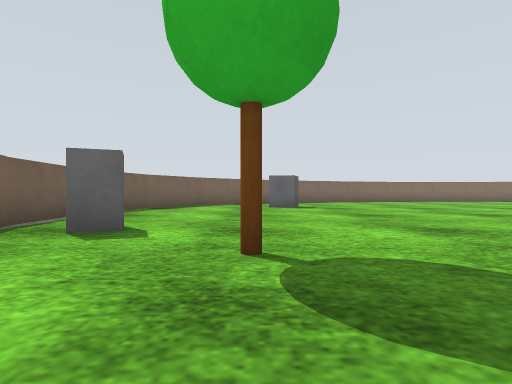
view 1 (above)

19 first-person views from a walk through a world built for the Gazebo simulator. The camera is 0.48 m above the floor, looks level and sees 80° across. The floor is counted in squares, 1 m on a side. Each view is taken from the middle of a square. On the plan, view 1 faces up. The plan holds only what a view shows up to about 9 squares ahead; the rest is blank. Gazebo's built-in surfaces are drawn with simple patterns.

view 2
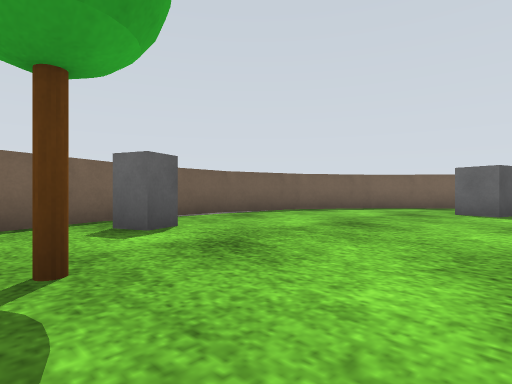

view 3
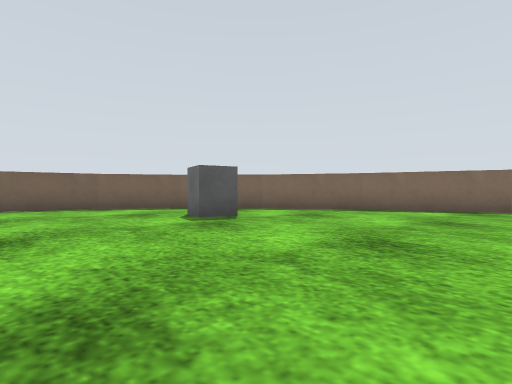

view 4
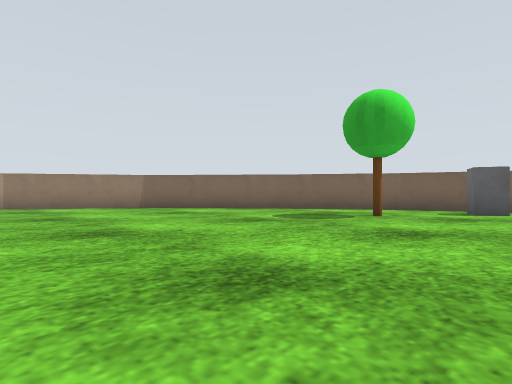

view 5
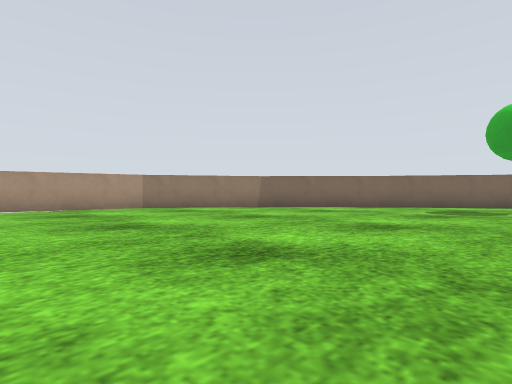

view 6
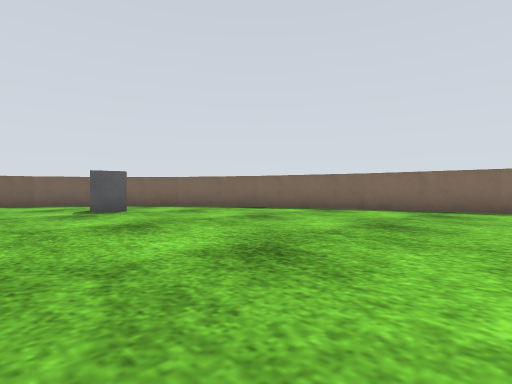

view 7
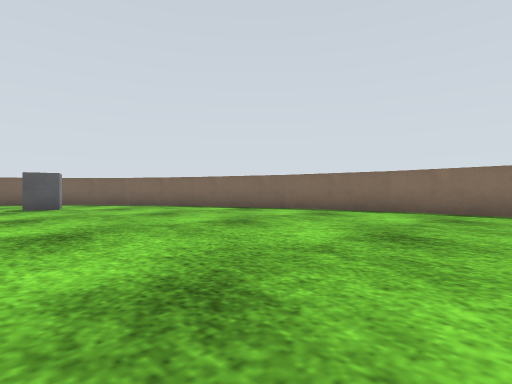

view 8
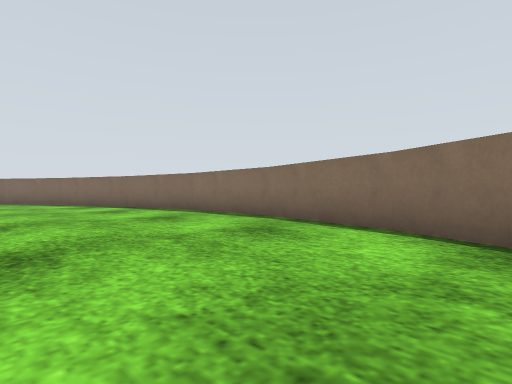

view 9
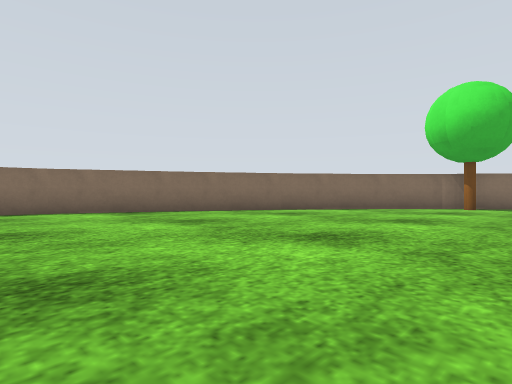

view 10
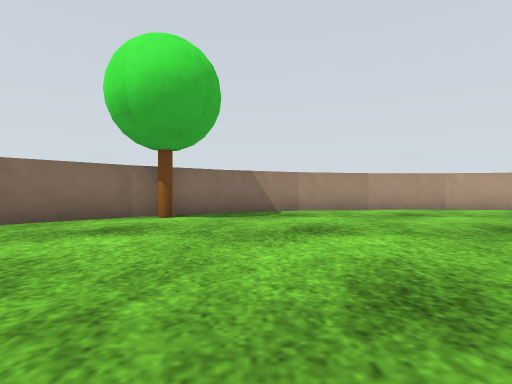

view 11
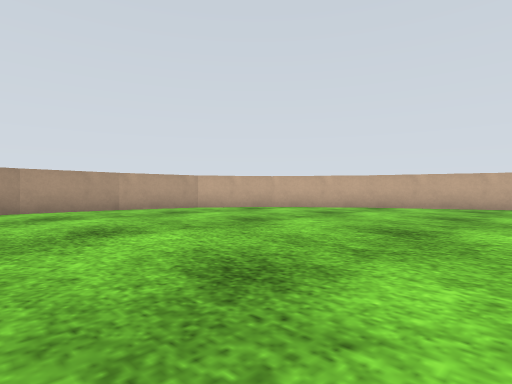

view 12
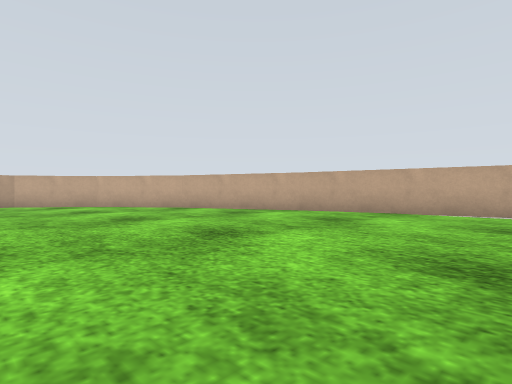

view 13
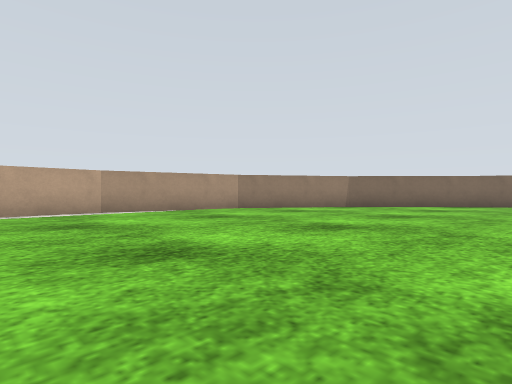

view 14
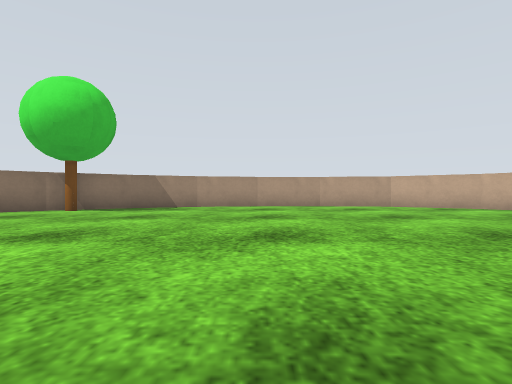

view 15
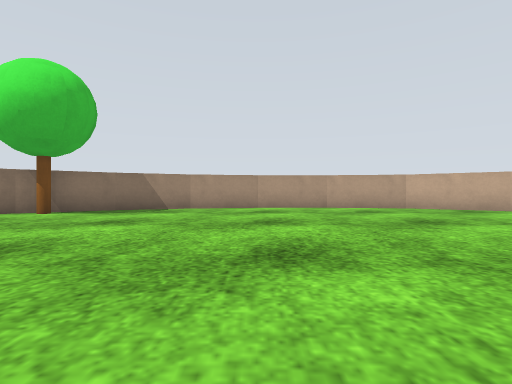

view 16
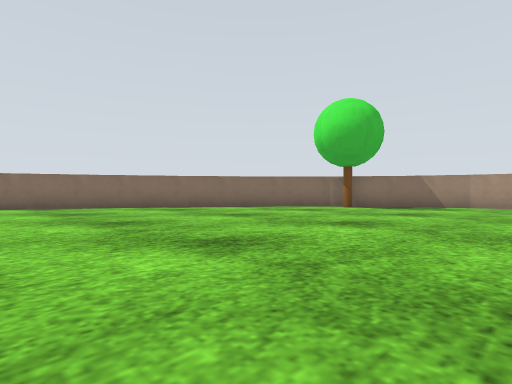

view 17
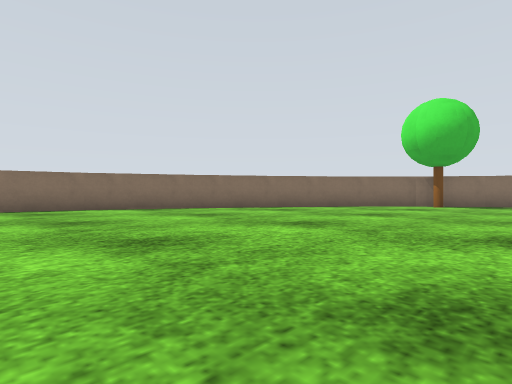

view 18
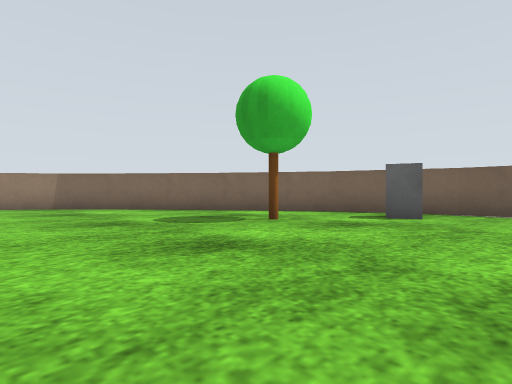

view 19
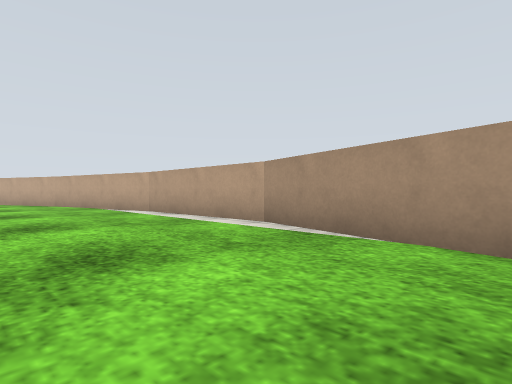

### Floor plan
Points are (right, up) in squares from view 1. A wall is a line through its corners. A room is listed if a view was taken in it or the views show most of it. See-through windows are left out.
Room 1 (views 1, 2, 3, 4, 5, 6, 7, 8, 9, 10, 11, 12, 13, 14, 15, 16, 17, 18, 19)
walls: (12.4, -6.6) (16.8, -5.4); (1.8, -3.8) (5, -5.8) (8.5, -6.7) (12.5, -6.6); (13.5, 14.9) (10.8, 15.6); (16.1, 13.7) (13.4, 15); (10.9, 15.6) (8, 15.6); (16.8, -5.5) (19.4, -4.4); (8.1, 15.6) (5.2, 15) (2.2, 13.9); (-0.8, -0.8) (1.9, -3.8); (18.4, 12.4) (16, 13.8); (20.3, 10.9) (18.3, 12.4); (2.3, 13.9) (-0.2, 12.4); (-2.7, 2) (-0.7, -0.9); (21.8, 9.4) (20.2, 10.9); (-0.1, 12.5) (-1.4, 11.3); (23.1, 7.6) (22.4, 8.6); (-2, 10.7) (-3.2, 8.8); (22, -2.8) (22.6, -2.3) (23.9, -0.4) (24.3, 1.8); (23.9, 5.9) (23, 7.7); (-3.2, 8.9) (-3.8, 6.8) (-3.6, 4.5) (-2.6, 1.8); (24.3, 3.9) (23.8, 6); (24.3, 1.7) (24.3, 4)
objects: grey box (-2, 4); other object (0, 2); grey box (1, 10); other object (22, 9)

Where each view was taken, in squares from view 1:
view 1: 0 up, 0 right, facing up
view 2: 2 up, 2 right, facing up-left
view 3: 6 up, 6 right, facing up-left
view 4: 5 up, 6 right, facing down-left
view 5: 3 up, 9 right, facing down-left
view 6: 7 up, 9 right, facing up-left
view 7: 8 up, 11 right, facing up-left
view 8: 11 up, 15 right, facing up-left
view 9: 7 up, 12 right, facing up-right
view 10: 7 up, 16 right, facing right
view 11: 5 up, 16 right, facing down-right
view 12: 1 up, 12 right, facing down-right
view 13: 1 up, 11 right, facing down-left
view 14: 4 up, 14 right, facing right
view 15: 4 up, 15 right, facing right
view 16: 4 up, 13 right, facing up-right
view 17: 6 up, 11 right, facing up-right
view 18: 6 up, 4 right, facing down-left
view 19: 3 down, 5 right, facing down-right
